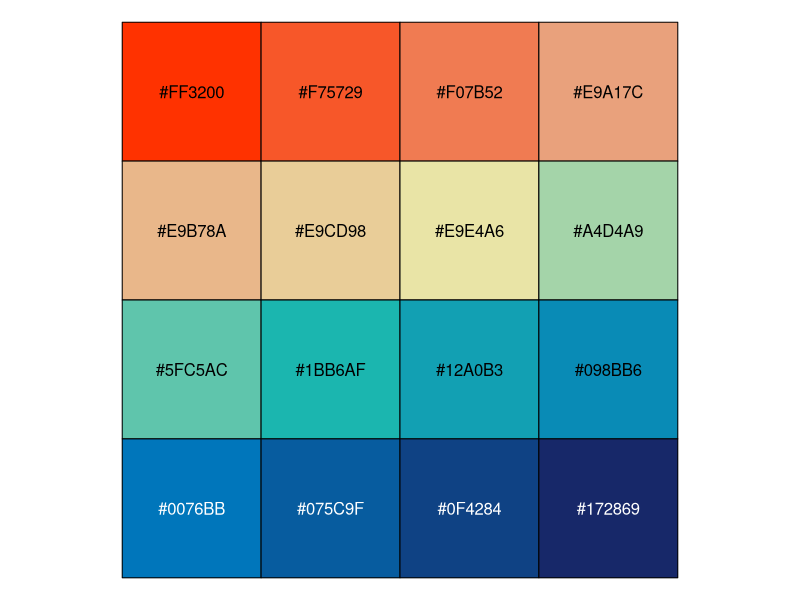
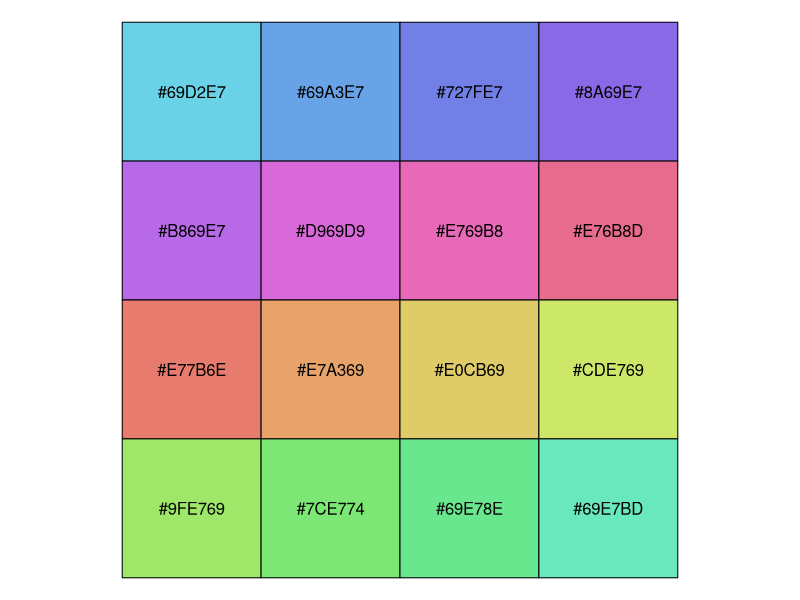
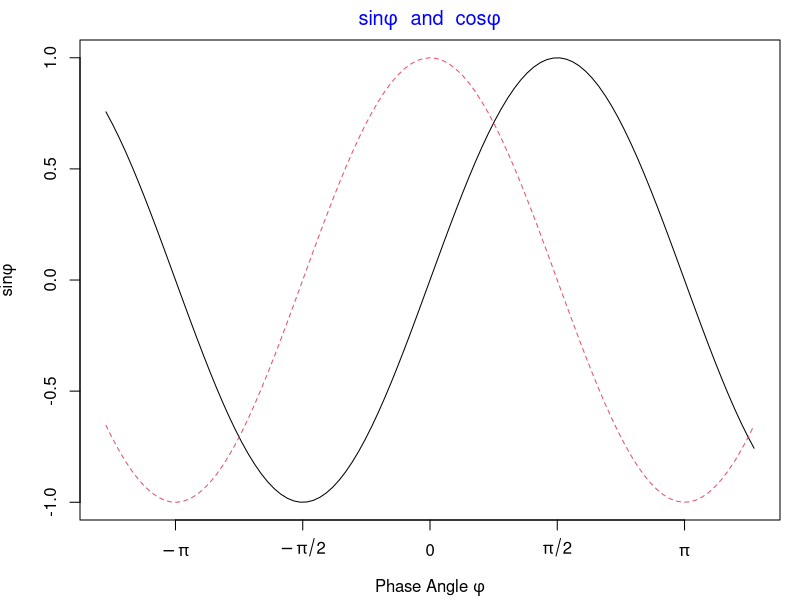
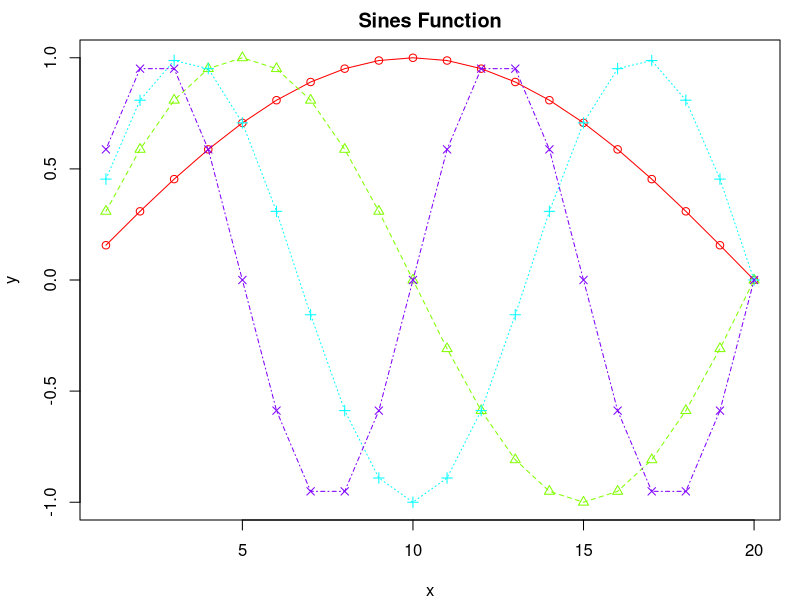
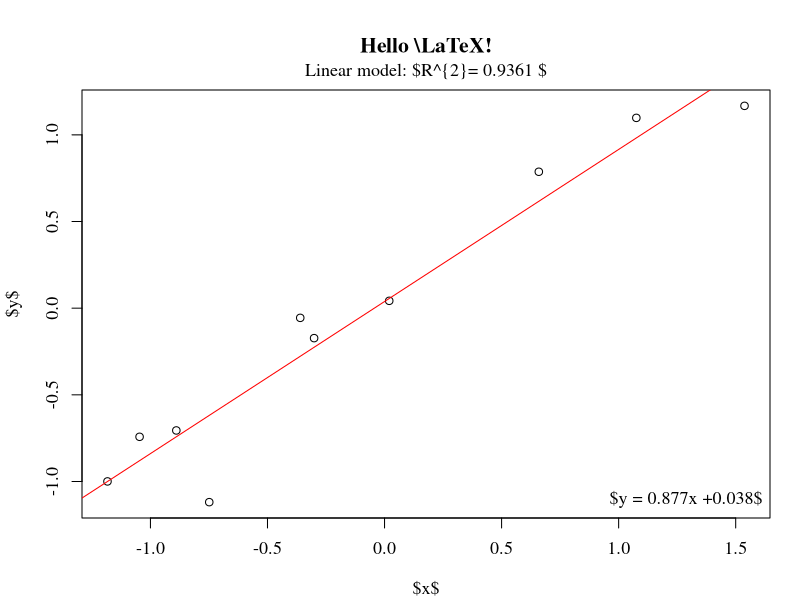
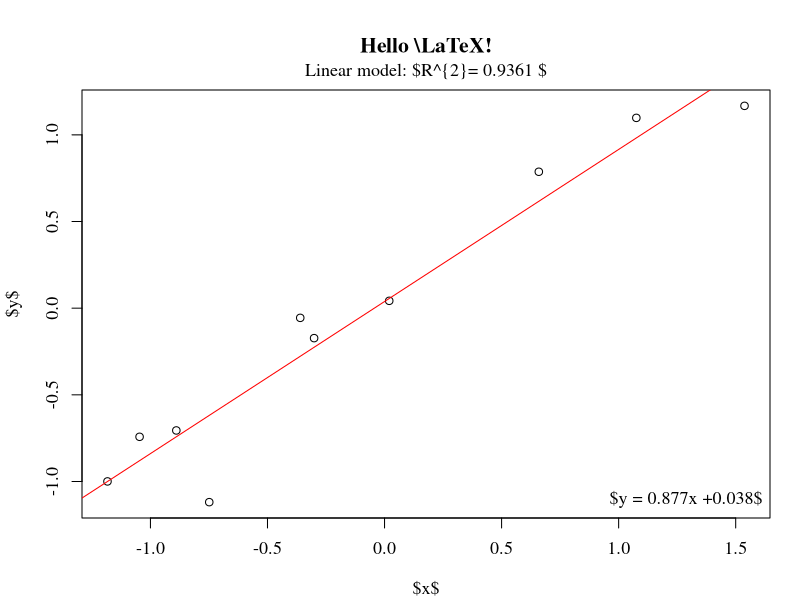
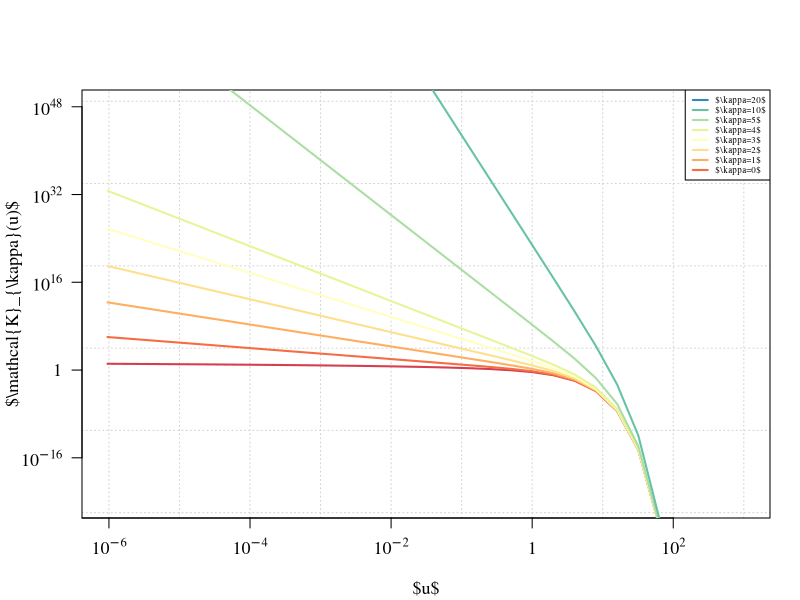
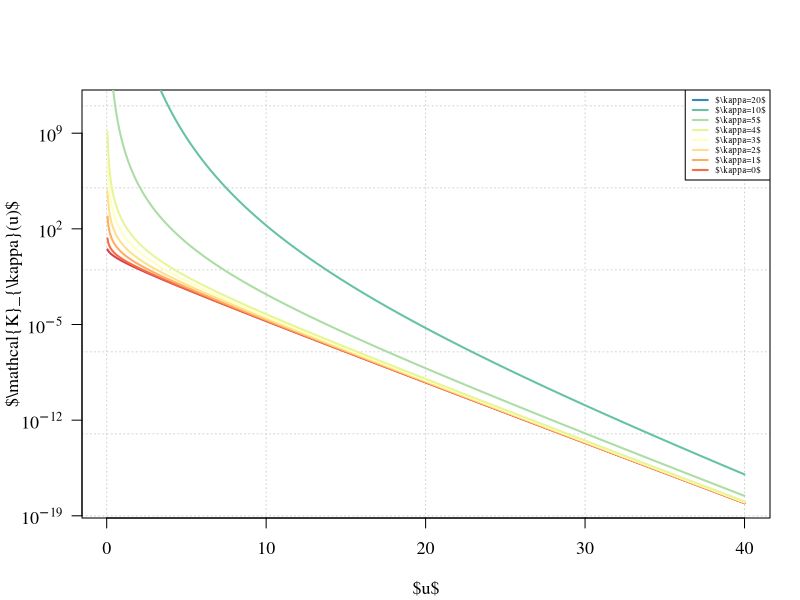

Reproduce these figures in R, in order.
## ---- chunk 1
data(topo, package="MASS")
## ---- chunk 2
sample(colors(TRUE),20)
## ---- chunk 3
# Colors from https://github.com/johannesbjork/LaCroixColoR
color_pal <- c("#FF3200", "#E9A17C", "#E9E4A6", "#1BB6AF", "#0076BB", "#172869")
n <- 16
more_colors <- (grDevices::colorRampPalette(color_pal))(n)
scales::show_col(colours = more_colors)
## ---- chunk 4
# colors in colortools from http://www.gastonsanchez.com/
fish_pal <- c("#69D2E7", "#6993E7", "#7E69E7", "#BD69E7", 
              "#E769D2", "#E76993", "#E77E69", "#E7BD69", 
              "#D2E769", "#93E769", "#69E77E", "#69E7BD")
more_colors <- (grDevices::colorRampPalette(fish_pal))(n)
scales::show_col(colours = more_colors)
## ---- chunk 5
par(mar=c(4,4,2,1))
x <- seq(-4, 4, len = 101)
y <- cbind(sin(x), cos(x))
matplot(x, y,
  type = "l", xaxt = "n",
  main = expression(paste(
    plain(sin) * phi, "  and  ",
    plain(cos) * phi
  )),
  ylab = expression("sin" * phi, "cos" * phi), # only 1st is taken
  xlab = expression(paste("Phase Angle ", phi)),
  col.main = "blue"
)
axis(1,
  at = c(-pi, -pi / 2, 0, pi / 2, pi),
  labels = expression(-pi, -pi / 2, 0, pi / 2, pi)
)
## ---- chunk 6
names(knitr::knit_engines$get())
## ---- chunk 7
par(mar = c(4, 4, 2, 1))
sines <- outer(1:20, 1:4, function(x, y) sin(x / 20 * pi * y))
matplot(sines,
  pch = 1:4, type = "o", col = rainbow(ncol(sines)),
  xlab = "x", ylab = "y", main = "Sines Function"
)
## ---- chunk 8
# 带有图标题
par(mar = c(4.1, 4.1, 4.5, 1.5), ps = 13, family = "Times")
x <- rnorm(10)
y <- x + rnorm(5, sd = 0.25)
model <- lm(y ~ x)
rsq <- summary(model)$r.squared
rsq <- signif(rsq, 4)
plot(x, y, main = "Hello \\LaTeX!", xlab = "$x$", ylab = "$y$")
abline(model, col = "red")
mtext(paste("Linear model: $R^{2}=", rsq, "$"), line = 0.5)
legend("bottomright", legend = paste("$y = ", round(coef(model)[2], 3),
  "x +", round(coef(model)[1], 3), "$",
  sep = ""
), bty = "n")

plot(x, y, main = "Hello \\LaTeX!", xlab = "$x$", ylab = "$y$")
abline(model, col = "red")
mtext(paste("Linear model: $R^{2}=", rsq, "$"), line = 0.5)
legend("bottomright", legend = paste("$y = ", round(coef(model)[2], 3),
  "x +", round(coef(model)[1], 3), "$",
  sep = ""
), bty = "n")
## ---- chunk 9
x0 <- 2^(-20:10)
nus <- c(0:5, 10, 20)
x <- seq(0, 4, length.out = 501)

plot(x0, x0^-8,frame.plot=TRUE,
     log = "xy", xlab = "$u$", axes = FALSE,
     ylab = "$\\mathcal{K}_{\\kappa}(u)$", 
     type = "n", ann = TRUE, panel.first = grid()
) # x 和 y 轴都取对数

axis(1,
     at = c(1e-08, 1e-06, 1e-04, 1e-02, 1, 1e+02),
     labels = expression(10^-8, 10^-6, 10^-4, 10^-2, 1, 10^2)
)
axis(2,
     at = c(1e-16, 1, 1e+16, 1e+32, 1e+48),
     labels = expression(10^-16, 1, 10^16, 10^32, 10^48), las = 1
)
# 设置线条颜色
cols <- RColorBrewer::brewer.pal(9,name = "Spectral")
# gray.colors(9) terrain.colors(9)  RColorBrewer::brewer.pal(9,name = "Spectral")
for (i in seq(length(nus)))
  lines(x0, besselK(x0, nu = nus[i]), col = cols[i], lwd = 2)
legend("topright",legend = paste0("$\\kappa=", rev(nus),"$"),
       col = rev(cols), lwd = 2, cex = 0.5)

# 数据变化范围太大，因此横纵坐标轴都取了以10为底的对数，数据可以紧凑的在一张图内展示
x <- seq(0, 40, length.out = 801)
x <- x[x > 0]
plot(x, x,frame.plot=TRUE,
     ylim = c(1e-18, 1e11), log = "y", xlab = "$u$", type = "n",  yaxt = "n",
     ylab = "$\\mathcal{K}_{\\kappa}(u)$", ann = TRUE, panel.first = grid()
)
axis(2,
     at = c(1e-19, 1e-12, 1e-05, 1e+02, 1e+09),
     labels = expression(10^-19, 10^-12, 10^-5, 10^2, 10^9), las = 1
)

for (i in seq(length(nus)))
  lines(x, besselK(x, nu = nus[i]), col = cols[i], lwd = 2)
legend("topright", legend = paste0("$\\kappa=", rev(nus),"$"), 
       col = rev(cols), lwd = 2, cex = 0.5)
